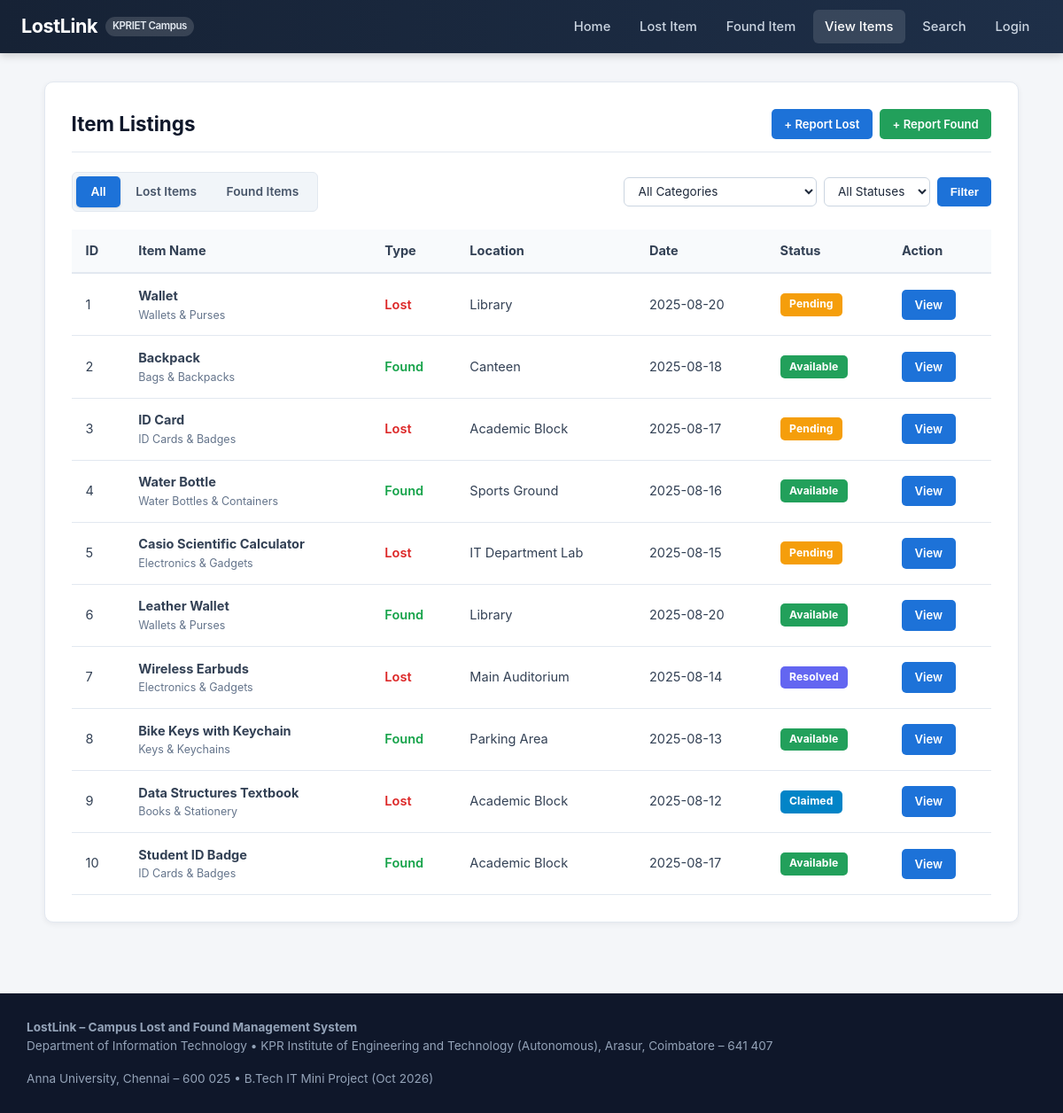
/items, run on the app's committed database.
### tables this page shows
CREATE TABLE items (
    id INTEGER PRIMARY KEY AUTOINCREMENT,
    title TEXT NOT NULL,
    item_type TEXT NOT NULL CHECK (item_type IN ('Lost', 'Found')),
    category TEXT NOT NULL DEFAULT 'Other',
    description TEXT NOT NULL,
    location TEXT NOT NULL,
    date_reported TEXT NOT NULL,
    status TEXT NOT NULL DEFAULT 'Pending' CHECK (status IN ('Pending', 'Available', 'Claimed', 'Resolved', 'Rejected')),
    image_filename TEXT,
    contact_name TEXT NOT NULL,
    contact_email TEXT NOT NULL,
    contact_phone TEXT,
    verification_hint TEXT,
    reporter_id INTEGER,
    is_flagged INTEGER NOT NULL DEFAULT 0,
    created_at TEXT NOT NULL DEFAULT (datetime('now')),
    updated_at TEXT NOT NULL DEFAULT (datetime('now')),
    FOREIGN KEY (reporter_id) REFERENCES users(id) ON DELETE SET NULL
);

### lostlink/routes.py (the view)
@main_bp.route("/items", methods=["GET"])
def item_listings():
    db = get_db()
    filter_type = (request.args.get("type") or "all").strip()
    category_filter = (request.args.get("category") or "").strip()
    status_filter = (request.args.get("status") or "").strip()
    query = "SELECT * FROM items WHERE 1=1"
    params = []
    if filter_type.lower() == "lost":
        query += " AND item_type = 'Lost'"
    elif filter_type.lower() == "found":
        query += " AND item_type = 'Found'"
    if category_filter:
        query += " AND category = ?"
        params.append(category_filter)
    if status_filter:
        query += " AND status = ?"
        params.append(status_filter)
    query += " ORDER BY id ASC"
    rows = db.execute(query, params).fetchall()
    return render_template(
        "items.html",
        items=[dict(r) for r in rows],
        current_type=filter_type.lower(),
        current_category=category_filter,
        current_status=status_filter,
        categories=current_app.config["ITEM_CATEGORIES"],
    )

### lostlink/db.py (called while the page is built)
def get_db() -> sqlite3.Connection:
    if "db" not in g:
        db_path = current_app.config["DATABASE_PATH"]
        os.makedirs(os.path.dirname(os.path.abspath(db_path)), exist_ok=True)
        conn = sqlite3.connect(db_path)
        conn.row_factory = sqlite3.Row
        try:
            conn.execute("PRAGMA journal_mode = MEMORY;")
            conn.execute("PRAGMA synchronous = OFF;")
        except sqlite3.OperationalError:
            pass
        conn.execute("PRAGMA foreign_keys = ON;")
        g.db = conn
    return g.db

### lostlink/security.py (called while the page is built, shortened)
def load_logged_in_user():
    user_id = session.get("user_id")
    if user_id is None:
        g.user = None
        g.unread_notifications_count = 0

### lostlink/templates/items.html (shortened to what this page needs)
{% extends "base.html" %}
{% block content %}
<div class="container">
  <div class="card">
    <div class="card-header">
      <h1 class="card-title">Item Listings</h1>
      <div style="display:flex; gap:0.5rem;">
        <a href="{{ url_for('main.report_lost') }}" class="btn btn-primary btn-sm">+ Report Lost</a>
        <a href="{{ url_for('main.report_found') }}" class="btn btn-success btn-sm">+ Report Found</a>
      </div>
    </div>
    <div class="filter-bar">
      <div class="filter-tabs" role="tablist" aria-label="Filter by Item Type">
        <a href="{{ url_for('main.item_listings', type='all') }}" class="filter-tab {% if current_type == 'all' %}active{% endif %}">All</a>
        <a href="{{ url_for('main.item_listings', type='lost') }}" class="filter-tab {% if current_type == 'lost' %}active{% endif %}">Lost Items</a>
        <a href="{{ url_for('main.item_listings', type='found') }}" class="filter-tab {% if current_type == 'found' %}active{% endif %}">Found Items</a>
      </div>
      <form method="GET" action="{{ url_for('main.item_listings') }}" style="display:flex; gap:0.5rem; flex-wrap:wrap;">
        <select name="category" class="form-control" style="width:auto; padding:0.4rem 0.7rem; font-size:0.85rem;">
          <option value="">All Categories</option>
        </select>
        <select name="status" class="form-control" style="width:auto; padding:0.4rem 0.7rem; font-size:0.85rem;">
          <option value="">All Statuses</option>
        </select>
        <button type="submit" class="btn btn-primary btn-sm">Filter</button>
      </form>
    </div>
    <div class="table-responsive">
      <table class="data-table">
        <thead>
          <tr>
            <th>ID</th>
            <th>Item Name</th>
            <th>Type</th>
            <th>Location</th>
            <th>Date</th>
            <th>Status</th>
            <th>Action</th>
          </tr>
        </thead>
        <tbody>
          {% for item in items %}
          <tr>
            <td>{{ item.id }}</td>
            <td>
              <strong>{{ item.title }}</strong>
              <div style="font-size:0.78rem; color:#64748b;">{{ item.category }}</div>
            </td>
            <td>
              <span class="{% if item.item_type == 'Lost' %}type-label-lost{% else %}type-label-found{% endif %}">
                {{ item.item_type }}
              </span>
            </td>
            <td>{{ item.location }}</td>
            <td>{{ item.date_reported }}</td>
            <td>
              <span class="badge badge-{{ item.status|lower }}">{{ item.status }}</span>
            </td>
            <td>
              <a href="{{ url_for('main.item_details', item_id=item.id) }}" class="btn btn-primary btn-sm">View</a>
            </td>
          </tr>
          {% else %}
          <tr>
            <td colspan="7" style="text-align:center; padding:2rem; color:#64748b;">
              No item records match the selected filter criteria.
            </td>
          </tr>
          {% endfor %}
        </tbody>
      </table>
    </div>
  </div>
</div>
{% endblock %}

### lostlink/static/css/style.css (style rules this page uses)
:root { --navy-900: #0f172a; --navy-800: #1e293b; --navy-700: #334155; --primary-blue: #1d72d8; --primary-blue-hover: #155cb3; --primary-green: #22a05b; --primary-green-hover: #1b834a; --amber-badge: #f59e0b; --amber-bg: #fef3c7; --amber-text: #92400e; --green-bg: #dcfce7; --green-text: #166534; --red-badge: #ef4444; --red-bg: #fee2e2; --red-text: #b91c1c; --blue-bg: #dbeafe; --blue-text: #1e40af; --surface-bg: #f4f6f9; --card-bg: #ffffff; --border-color: #e2e8f0; --text-main: #1e293b; --text-muted: #64748b; --shadow-sm: 0 2px 6px rgba(15, 23, 42, 0.06); --shadow-md: 0 8px 24px rgba(15, 23, 42, 0.09); --radius-sm: 6px; --radius-md: 10px; --radius-lg: 14px; }
* { box-sizing: border-box; margin: 0; padding: 0; }
body { font-family: -apple-system, BlinkMacSystemFont, "Segoe UI", Roboto, "Helvetica Neue", Arial, sans-serif; background-color: var(--surface-bg); color: var(--text-main); line-height: 1.55; min-height: 100vh; display: flex; flex-direction: column; }
a { color: var(--primary-blue); text-decoration: none; transition: color 0.15s ease; }
.container { max-width: 1140px; margin: 0 auto; padding: 2rem 1.25rem; }
.btn { display: inline-flex; align-items: center; justify-content: center; gap: 0.5rem; font-size: 0.94rem; font-weight: 600; padding: 0.72rem 1.4rem; border-radius: var(--radius-sm); border: 1px solid transparent; cursor: pointer; transition: all 0.15s ease; text-decoration: none; }
.btn-primary { background-color: var(--primary-blue); color: #ffffff; }
.btn-success { background-color: var(--primary-green); color: #ffffff; }
.btn-sm { font-size: 0.82rem; padding: 0.38rem 0.85rem; border-radius: 5px; }
.card { background: var(--card-bg); border-radius: var(--radius-md); border: 1px solid var(--border-color); box-shadow: var(--shadow-sm); padding: 1.85rem; }
.card-header { margin-bottom: 1.35rem; padding-bottom: 0.85rem; border-bottom: 1px solid var(--border-color); display: flex; align-items: center; justify-content: space-between; flex-wrap: wrap; gap: 0.75rem; }
.card-title { font-size: 1.4rem; font-weight: 700; color: var(--navy-900); }
.form-control { width: 100%; padding: 0.65rem 0.85rem; font-size: 0.93rem; color: var(--text-main); background-color: #ffffff; border: 1px solid #cbd5e1; border-radius: var(--radius-sm); transition: border-color 0.15s ease, box-shadow 0.15s ease; font-family: inherit; }
.filter-bar { display: flex; align-items: center; justify-content: space-between; flex-wrap: wrap; gap: 1rem; margin-bottom: 1.25rem; }
.filter-tabs { display: inline-flex; background: #f1f5f9; padding: 0.25rem; border-radius: var(--radius-sm); border: 1px solid var(--border-color); }
.filter-tab { padding: 0.45rem 1.05rem; font-size: 0.86rem; font-weight: 600; color: #475569; border-radius: 5px; transition: all 0.15s ease; }
.filter-tab.active { background: var(--primary-blue); color: #ffffff; box-shadow: 0 1px 3px rgba(0, 0, 0, 0.12); }
.table-responsive { width: 100%; overflow-x: auto; }
.data-table { width: 100%; border-collapse: collapse; font-size: 0.91rem; }
.data-table th { background-color: #f8fafc; color: #334155; font-weight: 700; text-align: left; padding: 0.8rem 1rem; border-bottom: 2px solid var(--border-color); white-space: nowrap; }
.data-table td { padding: 0.85rem 1rem; border-bottom: 1px solid var(--border-color); color: #334155; vertical-align: middle; }
.type-label-lost { color: #dc2626; font-weight: 600; }
.type-label-found { color: #16a34a; font-weight: 600; }
.badge { display: inline-flex; align-items: center; justify-content: center; font-size: 0.76rem; font-weight: 700; padding: 0.22rem 0.65rem; border-radius: 5px; letter-spacing: 0.01em; }
.badge-pending, .badge-lost { background-color: #f59e0b; color: #ffffff; }
.badge-available, .badge-found { background-color: #22a05b; color: #ffffff; }
.badge-claimed { background-color: #0284c7; color: #ffffff; }
.badge-resolved { background-color: #6366f1; color: #ffffff; }

### data on the page
items: id "1", title "Wallet", category "Wallets & Purses", item_type "Lost", location "Library", date_reported "2025-08-20", status "Pending"
items: id "2", title "Backpack", category "Bags & Backpacks", item_type "Found", location "Canteen", date_reported "2025-08-18", status "Available"
items: id "3", title "ID Card", category "ID Cards & Badges", item_type "Lost", location "Academic Block", date_reported "2025-08-17", status "Pending"
items: id "4", title "Water Bottle", category "Water Bottles & Containers", item_type "Found", location "Sports Ground", date_reported "2025-08-16", status "Available"
items: id "5", title "Casio Scientific Calculator", category "Electronics & Gadgets", item_type "Lost", location "IT Department Lab", date_reported "2025-08-15", status "Pending"
items: id "6", title "Leather Wallet", category "Wallets & Purses", item_type "Found", location "Library", date_reported "2025-08-20", status "Available"
items: id "7", title "Wireless Earbuds", category "Electronics & Gadgets", item_type "Lost", location "Main Auditorium", date_reported "2025-08-14", status "Resolved"
items: id "8", title "Bike Keys with Keychain", category "Keys & Keychains", item_type "Found", location "Parking Area", date_reported "2025-08-13", status "Available"
items: id "9", title "Data Structures Textbook", category "Books & Stationery", item_type "Lost", location "Academic Block", date_reported "2025-08-12", status "Claimed"
items: id "10", title "Student ID Badge", category "ID Cards & Badges", item_type "Found", location "Academic Block", date_reported "2025-08-17", status "Available"

### other printed values
{{ campus_name }} "KPR Institute of Engineering and Technology (Autonomous)"
{{ campus_location }} "Arasur, Coimbatore – 641 407"
{{ university_name }} "Anna University, Chennai – 600 025"
